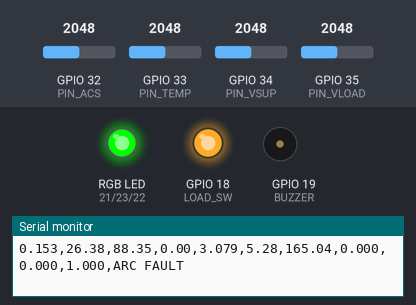
A sketch run on a simulated ESP32. On the bench: an RGB LED mixed from three pins (HIGH = lit), output pins drawn as LEDs (lit = HIGH), buzzer (waves = sounding, pin HIGH), the last lines printed to the serial monitor. The test bench sets the inputs (shaded band); at power-on: GPIO 34 (PIN_VSUP) = 2048, GPIO 32 (PIN_ACS) = 2048, GPIO 33 (PIN_TEMP) = 2048, GPIO 35 (PIN_VLOAD) = 2048. WiFi joins after 1.5 s; servers stay silent unless stated.

Above: at 3.7 s.
3.8 s: GPIO 34 (PIN_VSUP) set to 2095
At 5.0 s:
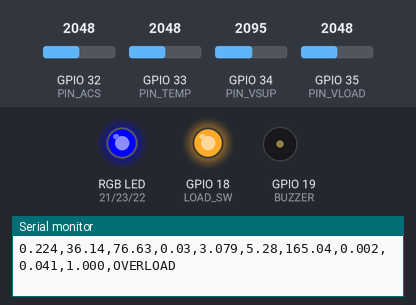
6.8 s: GPIO 34 (PIN_VSUP) set to 2140
At 9.5 s:
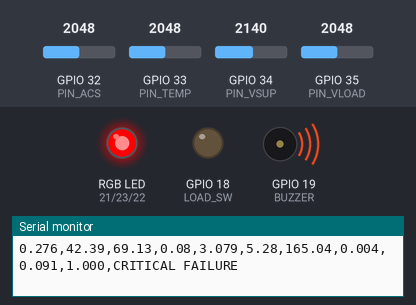
9.8 s: GPIO 32 (PIN_ACS) set to 2198
12.8 s: GPIO 32 (PIN_ACS) set to 2304
At 15.7 s:
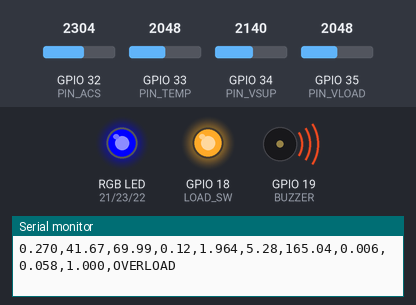
17.4 s: GPIO 34 (PIN_VSUP) set to 2866
Timing chart, 0 to 19.9 s (numbered marks = the images above; inputs shaded):
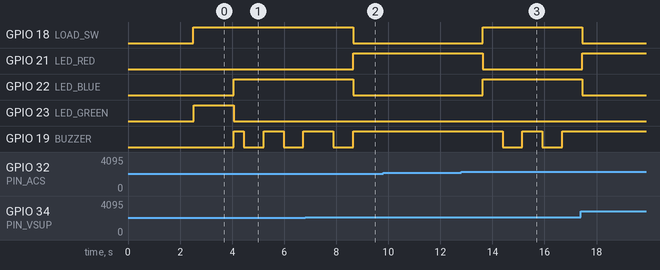

The sketch:

Smart_Connector_Health_Monitoring.ino
```cpp
#include <math.h>
#include <WiFi.h>
#include <WebServer.h>

const char* ssid = "Sarathi vivo";
const char* password = "sarathi1";
WebServer server(80);

float web_HI, web_I, web_temp, web_life, web_Rc;
String web_fault = "NORMAL";
String web_state = "GREEN";

float web_SR, web_SP, web_Tstress;
float web_degradation;
float web_trend;
unsigned long uptime = 0;

#define PIN_VSUP   34
#define PIN_VLOAD  35
#define PIN_ACS    32
#define PIN_TEMP   33

#define LED_GREEN  23
#define LED_BLUE   22
#define LED_RED    21
#define BUZZER     19
#define LOAD_SW    18

float adc_ref = 3.3;
int   adc_res = 4095;
float divider_ratio = 3.2;

float acs_offset = 2.22;
float acs_sens   = 0.185;

float Rc_ref = 20;
float Pc_ref = 8;
float T_ref  = 10;

float wR = 0.45;
float wP = 0.30;
float wT = 0.25;

float Rc_avg = 0;
float alpha  = 0.5;
int   samples = 30;

float HI_avg     = 0;
float rise_alpha = 0.7;
float decay      = 0.98;
float HI_prev    = 0;

float HI_buffer[5];
int   hi_index   = 0;

int  state       = 0;
bool faultLatch  = false;
unsigned long safeTimer    = 0;
unsigned long startIgnore  = 2000;

unsigned long stateTimer   = 0;
int           prevState    = 0;
unsigned long minStateTime = 2000;

float degradation = 0;

float I_base  = 0;
float I_alpha = 0.02;

float readADC(int pin)
{
  long s = 0;
  for (int i = 0; i < samples; i++)
  {
    s += analogRead(pin);
    delayMicroseconds(150);
  }
  return (float)s / samples;
}

String page = R"rawliteral(
<!DOCTYPE html>
<html>
<head>
<title>Smart Connector Dashboard</title>
<script src="https://cdn.jsdelivr.net/npm/chart.js"></script>
<style>
body{background:#000000;color:#e0e0e0;margin:0;font-family:Arial,Helvetica,sans-serif;}
header{background:#050810;padding:14px 20px;box-shadow:0 2px 8px rgba(0,0,0,0.8);text-align:center;}
h1{margin:0;font-size:28px;color:#ffffff;letter-spacing:0.04em;}
.container{padding:10px 30px;max-width:1500px;margin:0 auto;}
.grid{display:grid;grid-template-columns:repeat(4,minmax(0,1fr));gap:10px;margin-bottom:12px;}
.card{background:#101010;padding:10px 12px;border-radius:10px;box-shadow:0 2px 6px rgba(0,0,0,0.8);text-align:center;}
.label{font-size:12px;color:#9fa8da;text-transform:uppercase;letter-spacing:0.05em;}
.value{font-size:18px;font-weight:bold;margin-top:4px;}
.state-pill{display:inline-block;padding:4px 12px;border-radius:999px;font-size:12px;font-weight:bold;margin-top:6px;}
.state-green{background:#1b5e20;color:#a5d6a7;}
.state-blue{background:#0d47a1;color:#90caf9;}
.state-red{background:#b71c1c;color:#ffab91;}
.fault-text{font-size:14px;margin-top:6px;}
.bar-bg{width:100%;height:8px;border-radius:999px;background:#263238;margin-top:6px;overflow:hidden;}
.bar-fill{height:100%;width:0%;background:linear-gradient(90deg,#00c853,#ffd600,#d50000);transition:width 0.3s ease-out;}
#charts{margin-top:10px;display:grid;grid-template-columns:1fr;gap:8px;}
.chart-card{background:#101010;border-radius:10px;padding:6px 10px;box-shadow:0 2px 6px rgba(0,0,0,0.8);}
.chart-title{font-size:13px;color:#9fa8da;margin:2px 0 4px 4px;text-transform:uppercase;letter-spacing:0.05em;}
.chart-card canvas{background:#05070e;border-radius:8px;display:block;margin:0 auto;}
</style>
</head>
<body>
<header>
  <h1>SMART CONNECTOR MONITORING SYSTEM</h1>
</header>
<div class="container">
  <div class="grid">
    <div class="card"><div class="label">HEALTH INDEX</div><div class="value"><span id="hi">0.00</span> p.u.</div></div>
    <div class="card"><div class="label">STATE</div><div class="state-pill state-green" id="state-pill">GREEN</div></div>
    <div class="card"><div class="label">FAULT</div><div class="fault-text" id="f">NORMAL</div></div>
    <div class="card"><div class="label">CURRENT</div><div class="value"><span id="i">0.00</span> A</div></div>
    <div class="card"><div class="label">TEMPERATURE</div><div class="value"><span id="t">0.0</span> C</div></div>
    <div class="card"><div class="label">REMAINING LIFE</div><div class="value"><span id="l">0.0</span> %</div></div>
    <div class="card"><div class="label">DEGRADATION</div><div class="value"><span id="deg">0.0</span> %</div><div class="bar-bg"><div class="bar-fill" id="deg-bar"></div></div></div>
    <div class="card"><div class="label">CONTACT RESISTANCE</div><div class="value"><span id="rc">0.00</span> Ohm</div></div>
  </div>

  <div id="charts">
    <div class="chart-card">
      <div class="chart-title">HI (P.U.)</div>
      <canvas id="chart_hi" width="1100" height="120"></canvas>
    </div>
    <div class="chart-card">
      <div class="chart-title">CURRENT (A)</div>
      <canvas id="chart_i" width="1100" height="100"></canvas>
    </div>
    <div class="chart-card">
      <div class="chart-title">TEMPERATURE (C)</div>
      <canvas id="chart_t" width="1100" height="100"></canvas>
    </div>
  </div>
</div>

<script>
const hiEl  = document.getElementById('hi');
const iEl   = document.getElementById('i');
const tEl   = document.getElementById('t');
const lEl   = document.getElementById('l');
const fEl   = document.getElementById('f');
const degEl = document.getElementById('deg');
const rcEl  = document.getElementById('rc');
const degBar = document.getElementById('deg-bar');
const statePill = document.getElementById('state-pill');

let ctxHI = document.getElementById('chart_hi').getContext('2d');
let ctxI  = document.getElementById('chart_i').getContext('2d');
let ctxT  = document.getElementById('chart_t').getContext('2d');

const baseLayout = {padding:{left:8,right:8,top:6,bottom:4}};
const baseX = {ticks:{color:'#9fa8da',maxRotation:0,maxTicksLimit:4},grid:{color:'rgba(255,255,255,0.05)'}};

let chartHI = new Chart(ctxHI,{
  type:'line',
  data:{labels:[],datasets:[{label:'HI (p.u.)',data:[],borderColor:'#00e5ff',backgroundColor:'rgba(0,229,255,0.18)',fill:true,tension:0.25,borderWidth:2,pointRadius:1.5,pointHitRadius:6}]},
  options:{
    responsive:false,
    layout:baseLayout,
    plugins:{legend:{labels:{color:'#e0e0e0'}}},
    scales:{x:baseX,y:{min:0,max:1,ticks:{color:'#9fa8da'},grid:{color:'rgba(255,255,255,0.08)'}}}
  }
});

let chartI = new Chart(ctxI,{
  type:'line',
  data:{labels:[],datasets:[{label:'Current (A)',data:[],borderColor:'#ffeb3b',backgroundColor:'rgba(255,235,59,0.15)',fill:true,tension:0.25,borderWidth:2,pointRadius:1.5,pointHitRadius:6}]},
  options:{
    responsive:false,
    layout:baseLayout,
    plugins:{legend:{labels:{color:'#e0e0e0'}}},
    scales:{x:baseX,y:{ticks:{color:'#9fa8da'},grid:{color:'rgba(255,255,255,0.08)'}}}
  }
});

let chartT = new Chart(ctxT,{
  type:'line',
  data:{labels:[],datasets:[{label:'Temp (C)',data:[],borderColor:'#ff7043',backgroundColor:'rgba(255,112,67,0.15)',fill:true,tension:0.25,borderWidth:2,pointRadius:1.5,pointHitRadius:6}]},
  options:{
    responsive:false,
    layout:baseLayout,
    plugins:{legend:{labels:{color:'#e0e0e0'}}},
    scales:{x:baseX,y:{ticks:{color:'#9fa8da'},grid:{color:'rgba(255,255,255,0.08)'}}}
  }
});

function pushPoint(chart,value){
  const timeLabel = new Date().toLocaleTimeString();
  if(chart.data.labels.length>60){
    chart.data.labels.shift();
    chart.data.datasets[0].data.shift();
  }
  chart.data.labels.push(timeLabel);
  chart.data.datasets[0].data.push(value);
  chart.update('none');
}

function updateStatePill(state){
  statePill.classList.remove('state-green','state-blue','state-red');
  if(state==='GREEN') statePill.classList.add('state-green');
  else if(state==='BLUE') statePill.classList.add('state-blue');
  else statePill.classList.add('state-red');
  statePill.innerText = state;
}

function updateDegradation(deg){
  const c = Math.max(0,Math.min(100,deg));
  degBar.style.width = c.toFixed(0) + '%';
}

setInterval(()=>{
  fetch('/data').then(r=>r.json()).then(d=>{
    hiEl.innerText  = d.HI.toFixed(2);
    iEl.innerText   = d.I.toFixed(2);
    tEl.innerText   = d.temp.toFixed(1);
    lEl.innerText   = d.life.toFixed(1);
    fEl.innerText   = d.fault;
    degEl.innerText = d.deg.toFixed(1);
    rcEl.innerText  = d.Rc.toFixed(2);
    updateStatePill(d.state);
    updateDegradation(d.deg);
    pushPoint(chartHI,d.HI);
    pushPoint(chartI,d.I);
    pushPoint(chartT,d.temp);
  }).catch(e=>console.error(e));
},800);
</script>
</body>
</html>
)rawliteral";

void handleRoot() {
  server.send(200, "text/html", page);
}

void handleData()
{
  String json = "{";
  json += "\"HI\":"   + String(web_HI,   3) + ",";
  json += "\"I\":"    + String(web_I,    3) + ",";
  json += "\"temp\":" + String(web_temp, 2) + ",";
  json += "\"life\":" + String(web_life, 2) + ",";
  json += "\"deg\":"  + String(web_degradation, 2) + ",";
  json += "\"Rc\":"   + String(web_Rc, 2) + ",";
  json += "\"state\":\"" + web_state + "\",";
  json += "\"fault\":\"" + web_fault + "\"";
  json += "}";
  server.send(200, "application/json", json);
}

void setup()
{
  Serial.begin(115200);
  delay(1000);

  Serial.println("System Starting...");
  WiFi.begin(ssid, password);

  while (WiFi.status() != WL_CONNECTED)
  {
    delay(500);
    Serial.print(".");
  }

  Serial.println("\nWiFi Connected!");
  Serial.println(WiFi.localIP());

  server.on("/", handleRoot);
  server.on("/data", handleData);
  server.begin();

  analogSetPinAttenuation(PIN_VSUP,  ADC_11db);
  analogSetPinAttenuation(PIN_VLOAD, ADC_11db);
  analogSetPinAttenuation(PIN_ACS,   ADC_11db);
  analogSetPinAttenuation(PIN_TEMP,  ADC_11db);

  pinMode(LED_GREEN, OUTPUT);
  pinMode(LED_BLUE,  OUTPUT);
  pinMode(LED_RED,   OUTPUT);
  pinMode(BUZZER,    OUTPUT);
  pinMode(LOAD_SW,   OUTPUT);

  digitalWrite(LOAD_SW, HIGH);

  for (int i = 0; i < 5; i++) HI_buffer[i] = 0;
}

void loop()
{
  server.handleClient();

  uptime = millis() / 1000;

  if (millis() < startIgnore) return;

  float raw_vs = readADC(PIN_VSUP);
  float raw_vl = readADC(PIN_VLOAD);
  float raw_i  = readADC(PIN_ACS);
  float raw_t  = readADC(PIN_TEMP);

  float Vs = (raw_vs * adc_ref / adc_res) * divider_ratio;
  float Vl = (raw_vl * adc_ref / adc_res) * divider_ratio;

  float Vacs = raw_i * adc_ref / adc_res;
  float I = fabs((Vacs - acs_offset) / acs_sens);
  if (I < 0.05) I = 0;

  bool noLoad = (I < 0.05);

  if (HI_avg < 0.2)
    I_base = (1 - I_alpha) * I_base + I_alpha * I;

  float temp = (raw_t * adc_ref / adc_res) * 100;
  float Tstress = (temp - 30) / T_ref;
  if (Tstress < 0) Tstress = 0;
  if (Tstress > 1) Tstress = 1;

  float Rc = 0, Pc = 0;

  if (I > 0.15 && Vs > Vl)
  {
    Rc = (Vs - Vl) / I;
    if (Rc > 0 && Rc < 120)
      Rc_avg = alpha * Rc + (1 - alpha) * Rc_avg;

    Pc = I * I * Rc_avg;
  }

  float SR = Rc_avg / Rc_ref;
  float SP = Pc    / Pc_ref;

  if (I < 0.1) { SR = 0; SP = 0; }

  if (SR > 1) SR = 1;
  if (SP > 1) SP = 1;

  float HI = wR * SR + wP * SP + wT * Tstress;

  float fast = rise_alpha * HI + (1 - rise_alpha) * HI_avg;
  if (fast > HI_avg)
    HI_avg = fast;
  else
    HI_avg = decay * HI_avg;

  HI_buffer[hi_index++] = HI_avg;
  if (hi_index >= 5) hi_index = 0;

  float sum = 0;
  for (int i = 0; i < 5; i++) sum += HI_buffer[i];
  HI_avg = sum / 5.0;

  if (noLoad)
  {
    HI_avg  = 0;
    HI_prev = 0;
    Rc_avg  = 0;
    for (int i = 0; i < 5; i++) HI_buffer[i] = 0;
  }

  float trend = HI_avg - HI_prev;
  HI_prev = HI_avg;

  float life_hours = 120 * exp(-2 * HI_avg);
  float life_pct   = (life_hours / 120.0f) * 100.0f;
  if (life_pct < 0)   life_pct = 0;
  if (life_pct > 100) life_pct = 100;
  float deg_pct    = 100.0f - life_pct;

  degradation = deg_pct;

  if (HI_avg < 0.18) state = 0;
  else if (HI_avg < 0.27) state = 1;
  else state = 2;

  String fault = "NORMAL";

  if (state == 2) fault = "CRITICAL FAILURE";
  else if (trend > 0.03) fault = "ARC FAULT";
  else if (!noLoad && I_base > 0.2 && I > 1.4 * I_base) fault = "OVERLOAD";
  else if (Rc_avg > 60) fault = "CONNECTOR WEAR";
  else if (state == 1) fault = "DEGRADATION";

  if (state == 0)
  {
    digitalWrite(LED_GREEN,HIGH);
    digitalWrite(LED_BLUE,LOW);
    digitalWrite(LED_RED,LOW);
  }
  else if (state == 1)
  {
    digitalWrite(LED_GREEN,LOW);
    digitalWrite(LED_BLUE,HIGH);
    digitalWrite(LED_RED,LOW);
  }
  else
  {
    digitalWrite(LED_GREEN,LOW);
    digitalWrite(LED_BLUE,LOW);
    digitalWrite(LED_RED,HIGH);
  }

  unsigned long now = millis();

  if (state == 0)
  {
    digitalWrite(BUZZER, LOW);
  }
  else if (state == 1)
  {
    bool beep = (now % 500 < 250);
    digitalWrite(BUZZER, beep ? HIGH : LOW);
  }
  else
  {
    digitalWrite(BUZZER, HIGH);
  }

  digitalWrite(LOAD_SW, (state != 2));

  web_HI          = HI_avg;
  web_I           = I;
  web_temp        = temp;
  web_life        = life_pct;
  web_Rc          = Rc_avg;
  web_fault       = fault;
  web_degradation = deg_pct;
  web_SR          = SR;
  web_SP          = SP;
  web_Tstress     = Tstress;
  web_trend       = trend;

  if (state == 0) web_state = "GREEN";
  else if (state == 1) web_state = "BLUE";
  else web_state = "RED";

  Serial.print(HI_avg, 3);
  Serial.print(",");
  Serial.print(degradation, 2);
  Serial.print(",");
  Serial.print(life_hours, 2);
  Serial.print(",");
  Serial.print(Rc_avg, 2);
  Serial.print(",");
  Serial.print(I, 3);
  Serial.print(",");
  Serial.print(Vl, 2);
  Serial.print(",");
  Serial.print(temp, 2);
  Serial.print(",");
  Serial.print(SR, 3);
  Serial.print(",");
  Serial.print(SP, 3);
  Serial.print(",");
  Serial.print(Tstress, 3);
  Serial.print(",");
  Serial.println(fault);

  delay(350);
}
```

Measured:
- the behaviour switches between 2139 and 2140 on GPIO 34 (PIN_VSUP) (found by bisection; images 1 and 2)
- the behaviour switches between 2261 and 2262 on GPIO 32 (PIN_ACS) (found by bisection; images 2 and 3)
- after the input at 6.8 s, GPIO 18 (LOAD_SW), GPIO 22 (LED_BLUE): HIGH → LOW after 1.8 s; GPIO 21 (LED_RED): LOW → HIGH after 1.8 s; GPIO 19 (BUZZER): goes on until 8.6 s, then stays HIGH
- after the input at 12.8 s, GPIO 18 (LOAD_SW), GPIO 22 (LED_BLUE): LOW → HIGH after 0.83 s; GPIO 21 (LED_RED): HIGH → LOW after 0.83 s; GPIO 19 (BUZZER): alternates HIGH for 0.76 s and LOW for 0.76 s, starting after 1.6 s
